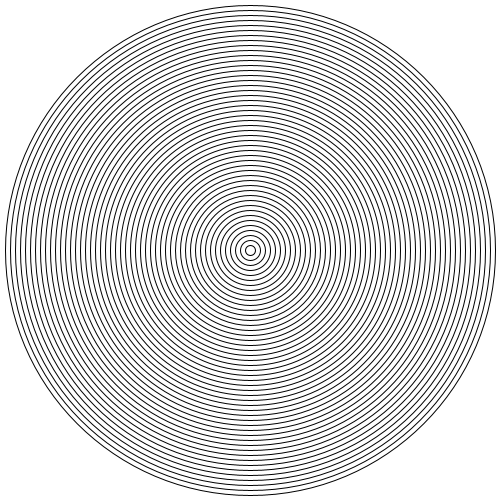
Frame 1 (no input)
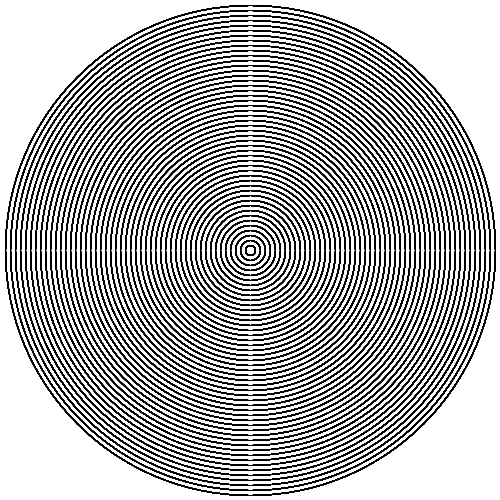
Frame 60 (the mouse pressed at the canvas centre just before this capture)
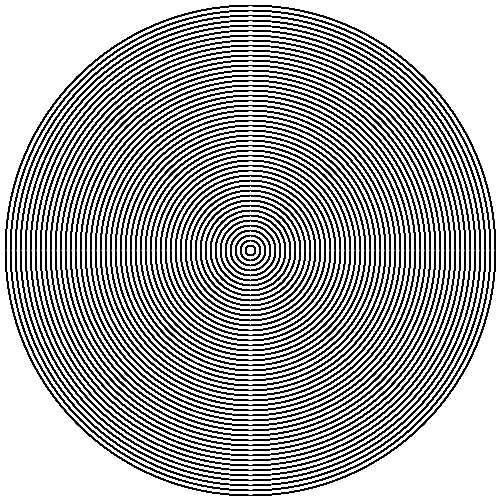
Frame 120 (the mouse held since frame 60 and released just before this capture)

The Processing sketch that drew these frames (run headless with seeded random() and noise(); from frame 60 on, the mouse is pressed at the canvas centre):

// Processing sketch: Bullseye
// ── Bullseye.pde
void setup() {
size(500,500);
background(#FFFFFF);
}
void draw() {
 for (int i = 0; i < 500; i+=10) {
  noFill(); 
 ellipse(250, 250, i, i); 
}
}
